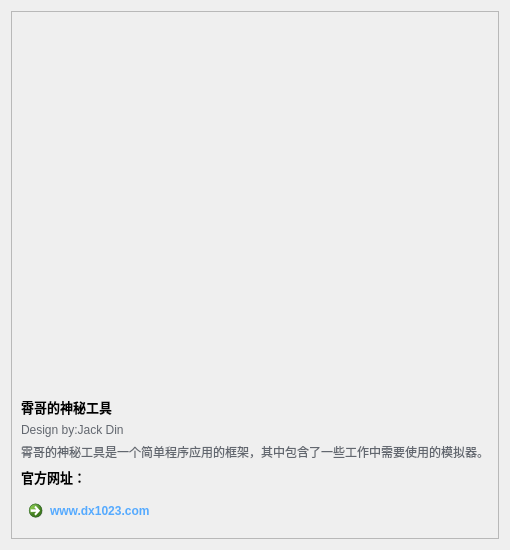
                  <widget class="QWidget" name="page_about">
                   <layout class="QVBoxLayout" name="verticalLayout_16">
                    <item>
                     <widget class="QFrame" name="frame_10">
                      <property name="frameShape">
                       <enum>QFrame::StyledPanel</enum>
                      </property>
                      <property name="frameShadow">
                       <enum>QFrame::Raised</enum>
                      </property>
                      <layout class="QVBoxLayout" name="verticalLayout_15">
                       <item>
                        <layout class="QGridLayout" name="gridLayout_5">
                         <property name="spacing">
                          <number>6</number>
                         </property>
                         <item row="0" column="0">
                          <widget class="QFrame" name="frame_11">
                           <property name="sizePolicy">
                            <sizepolicy hsizetype="Preferred" vsizetype="Preferred">
                             <horstretch>0</horstretch>
                             <verstretch>0</verstretch>
                            </sizepolicy>
                           </property>
                           <property name="minimumSize">
                            <size>
                             <width>0</width>
                             <height>370</height>
                            </size>
                           </property>
                           <property name="styleSheet">
                            <string notr="true">background-image: url(:/images/images/about_pic.jpg);
background-position: center;
background-repeat: no-repeat;
border-radius: 10px;</string>
                           </property>
                           <property name="frameShape">
                            <enum>QFrame::StyledPanel</enum>
                           </property>
                           <property name="frameShadow">
                            <enum>QFrame::Raised</enum>
                           </property>
                          </widget>
                         </item>
                         <item row="3" column="0">
                          <widget class="QLabel" name="label_23">
                           <property name="sizePolicy">
                            <sizepolicy hsizetype="Preferred" vsizetype="Preferred">
                             <horstretch>0</horstretch>
                             <verstretch>0</verstretch>
                            </sizepolicy>
                           </property>
                           <property name="minimumSize">
                            <size>
                             <width>0</width>
                             <height>0</height>
                            </size>
                           </property>
                           <property name="font">
                            <font>
                             <family>Segoe UI</family>
                            </font>
                           </property>
                           <property name="styleSheet">
                            <string notr="true">color: rgb(98, 103, 111);</string>
                           </property>
                           <property name="text">
                            <string>霄哥的神秘工具是一个简单程序应用的框架，其中包含了一些工作中需要使用的模拟器。</string>
                           </property>
                          </widget>
                         </item>
                         <item row="4" column="0">
                          <widget class="QLabel" name="label_24">
                           <property name="sizePolicy">
                            <sizepolicy hsizetype="Preferred" vsizetype="Preferred">
                             <horstretch>0</horstretch>
                             <verstretch>0</verstretch>
                            </sizepolicy>
                           </property>
                           <property name="maximumSize">
                            <size>
                             <width>16777215</width>
                             <height>16777215</height>
                            </size>
                           </property>
                           <property name="font">
                            <font>
                             <family>Segoe UI</family>
                             <pointsize>10</pointsize>
                             <weight>75</weight>
                             <bold>true</bold>
                            </font>
                           </property>
                           <property name="styleSheet">
                            <string notr="true">background: transparent;
</string>
                           </property>
                           <property name="text">
                            <string>官方网址：</string>
                           </property>
                          </widget>
                         </item>
                         <item row="2" column="0">
                          <widget class="QLabel" name="label_22">
                           <property name="sizePolicy">
                            <sizepolicy hsizetype="Preferred" vsizetype="Preferred">
                             <horstretch>0</horstretch>
                             <verstretch>0</verstretch>
                            </sizepolicy>
                           </property>
                           <property name="minimumSize">
                            <size>
                             <width>0</width>
                             <height>0</height>
                            </size>
                           </property>
                           <property name="font">
                            <font>
                             <family>Segoe UI</family>
                            </font>
                           </property>
                           <property name="styleSheet">
                            <string notr="true">color: rgb(98, 103, 111);</string>
                           </property>
                           <property name="text">
                            <string>Design by:Jack Din</string>
                           </property>
                          </widget>
                         </item>
                         <item row="1" column="0">
                          <widget class="QLabel" name="label_21">
                           <property name="maximumSize">
                            <size>
                             <width>16777215</width>
                             <height>16777215</height>
                            </size>
                           </property>
                           <property name="font">
                            <font>
                             <family>Segoe UI</family>
                             <pointsize>10</pointsize>
                             <weight>75</weight>
                             <bold>true</bold>
                            </font>
                           </property>
                           <property name="styleSheet">
                            <string notr="true">background: transparent;
</string>
                           </property>
                           <property name="text">
                            <string>霄哥的神秘工具</string>
                           </property>
                          </widget>
                         </item>
                         <item row="5" column="0">
                          <widget class="QCommandLinkButton" name="commandLinkButton">
                           <property name="styleSheet">
                            <string notr="true">QCommandLinkButton {	
	color: rgb(85, 170, 255);
	border-radius: 5px;
	padding: 5px;
}
QCommandLinkButton:hover {	
	color: rgb(210, 210, 210);
	background-color: rgb(44, 49, 60);
}
QCommandLinkButton:pressed {	
	color: rgb(210, 210, 210);
	background-color: rgb(52, 58, 71);
}</string>
                           </property>
                           <property name="text">
                            <string>www.dx1023.com</string>
                           </property>
                           <property name="icon">
                            <iconset resource="dx_rc.qrc">
                             <normaloff>:/images_icons_20/images/icons/20x20/cil-home.png</normaloff>:/images_icons_20/images/icons/20x20/cil-home.png</iconset>
                           </property>
                          </widget>
                         </item>
                        </layout>
                       </item>
                      </layout>
                     </widget>
                    </item>
                   </layout>
                  </widget>
